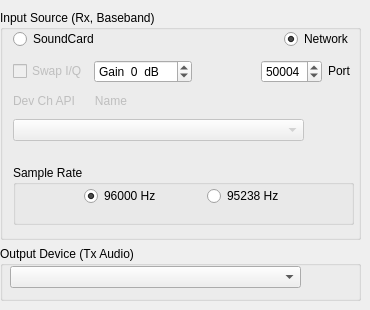
     <widget class="QWidget" name="tab_2">
      <attribute name="title">
       <string>I/O Devices</string>
      </attribute>
      <widget class="QWidget" name="layoutWidget_2">
       <property name="geometry">
        <rect>
         <x>0</x>
         <y>10</y>
         <width>361</width>
         <height>291</height>
        </rect>
       </property>
       <layout class="QVBoxLayout" name="verticalLayout_8">
        <item>
         <widget class="QGroupBox" name="groupBox_2">
          <property name="title">
           <string>Input Source (Rx, Baseband)</string>
          </property>
          <widget class="QWidget" name="layoutWidget_3">
           <property name="geometry">
            <rect>
             <x>13</x>
             <y>14</y>
             <width>341</width>
             <height>211</height>
            </rect>
           </property>
           <layout class="QVBoxLayout" name="verticalLayout_7">
            <item>
             <layout class="QHBoxLayout" name="horizontalLayout">
              <item>
               <widget class="QRadioButton" name="soundCardRadioButton">
                <property name="enabled">
                 <bool>true</bool>
                </property>
                <property name="text">
                 <string>SoundCard</string>
                </property>
                <property name="checked">
                 <bool>false</bool>
                </property>
               </widget>
              </item>
              <item>
               <spacer name="horizontalSpacer">
                <property name="orientation">
                 <enum>Qt::Horizontal</enum>
                </property>
                <property name="sizeHint" stdset="0">
                 <size>
                  <width>40</width>
                  <height>20</height>
                 </size>
                </property>
               </spacer>
              </item>
              <item>
               <widget class="QRadioButton" name="networkRadioButton">
                <property name="text">
                 <string>Network</string>
                </property>
                <property name="checked">
                 <bool>true</bool>
                </property>
               </widget>
              </item>
             </layout>
            </item>
            <item>
             <layout class="QHBoxLayout" name="horizontalLayout_8">
              <item>
               <widget class="QCheckBox" name="cbIQswap">
                <property name="enabled">
                 <bool>false</bool>
                </property>
                <property name="minimumSize">
                 <size>
                  <width>0</width>
                  <height>20</height>
                 </size>
                </property>
                <property name="text">
                 <string>Swap I/Q</string>
                </property>
               </widget>
              </item>
              <item>
               <widget class="QSpinBox" name="sb_dB">
                <property name="toolTip">
                 <string>&lt;html&gt;&lt;head/&gt;&lt;body&gt;&lt;p&gt;Adjust to scale digital I/Q data.&lt;/p&gt;&lt;/body&gt;&lt;/html&gt;</string>
                </property>
                <property name="suffix">
                 <string>  dB</string>
                </property>
                <property name="prefix">
                 <string>Gain  </string>
                </property>
                <property name="minimum">
                 <number>-50</number>
                </property>
                <property name="maximum">
                 <number>10</number>
                </property>
                <property name="singleStep">
                 <number>1</number>
                </property>
               </widget>
              </item>
              <item>
               <spacer name="horizontalSpacer_11">
                <property name="orientation">
                 <enum>Qt::Horizontal</enum>
                </property>
                <property name="sizeHint" stdset="0">
                 <size>
                  <width>40</width>
                  <height>20</height>
                 </size>
                </property>
               </spacer>
              </item>
              <item>
               <widget class="QSpinBox" name="sbPort">
                <property name="minimumSize">
                 <size>
                  <width>57</width>
                  <height>0</height>
                 </size>
                </property>
                <property name="minimum">
                 <number>20000</number>
                </property>
                <property name="maximum">
                 <number>51000</number>
                </property>
                <property name="value">
                 <number>50004</number>
                </property>
               </widget>
              </item>
              <item>
               <widget class="QLabel" name="label_Port">
                <property name="sizePolicy">
                 <sizepolicy hsizetype="Fixed" vsizetype="Fixed">
                  <horstretch>0</horstretch>
                  <verstretch>0</verstretch>
                 </sizepolicy>
                </property>
                <property name="minimumSize">
                 <size>
                  <width>26</width>
                  <height>0</height>
                 </size>
                </property>
                <property name="maximumSize">
                 <size>
                  <width>16777215</width>
                  <height>20</height>
                 </size>
                </property>
                <property name="text">
                 <string>Port</string>
                </property>
               </widget>
              </item>
             </layout>
            </item>
            <item>
             <widget class="QLabel" name="label_InputDev">
              <property name="enabled">
               <bool>false</bool>
              </property>
              <property name="sizePolicy">
               <sizepolicy hsizetype="Preferred" vsizetype="Fixed">
                <horstretch>0</horstretch>
                <verstretch>0</verstretch>
               </sizepolicy>
              </property>
              <property name="text">
               <string>Dev Ch API      Name</string>
              </property>
             </widget>
            </item>
            <item>
             <layout class="QHBoxLayout" name="horizontalLayout_7">
              <item>
               <widget class="QComboBox" name="comboBoxSndIn">
                <property name="enabled">
                 <bool>false</bool>
                </property>
               </widget>
              </item>
              <item>
               <spacer name="horizontalSpacer_8">
                <property name="orientation">
                 <enum>Qt::Horizontal</enum>
                </property>
                <property name="sizeType">
                 <enum>QSizePolicy::Fixed</enum>
                </property>
                <property name="sizeHint" stdset="0">
                 <size>
                  <width>50</width>
                  <height>13</height>
                 </size>
                </property>
               </spacer>
              </item>
             </layout>
            </item>
            <item>
             <spacer name="verticalSpacer_2">
              <property name="orientation">
               <enum>Qt::Vertical</enum>
              </property>
              <property name="sizeType">
               <enum>QSizePolicy::Fixed</enum>
              </property>
              <property name="sizeHint" stdset="0">
               <size>
                <width>20</width>
                <height>13</height>
               </size>
              </property>
             </spacer>
            </item>
            <item>
             <widget class="QGroupBox" name="groupBox_3">
              <property name="sizePolicy">
               <sizepolicy hsizetype="Preferred" vsizetype="Maximum">
                <horstretch>0</horstretch>
                <verstretch>0</verstretch>
               </sizepolicy>
              </property>
              <property name="maximumSize">
               <size>
                <width>16777215</width>
                <height>60</height>
               </size>
              </property>
              <property name="title">
               <string>Sample Rate</string>
              </property>
              <widget class="QWidget" name="layoutWidget_4">
               <property name="geometry">
                <rect>
                 <x>30</x>
                 <y>20</y>
                 <width>282</width>
                 <height>22</height>
                </rect>
               </property>
               <layout class="QHBoxLayout" name="horizontalLayout_6">
                <item>
                 <spacer name="horizontalSpacer_5">
                  <property name="orientation">
                   <enum>Qt::Horizontal</enum>
                  </property>
                  <property name="sizeHint" stdset="0">
                   <size>
                    <width>40</width>
                    <height>20</height>
                   </size>
                  </property>
                 </spacer>
                </item>
                <item>
                 <widget class="QRadioButton" name="rb96000">
                  <property name="text">
                   <string>96000 Hz</string>
                  </property>
                  <property name="checked">
                   <bool>true</bool>
                  </property>
                 </widget>
                </item>
                <item>
                 <spacer name="horizontalSpacer_6">
                  <property name="orientation">
                   <enum>Qt::Horizontal</enum>
                  </property>
                  <property name="sizeHint" stdset="0">
                   <size>
                    <width>40</width>
                    <height>20</height>
                   </size>
                  </property>
                 </spacer>
                </item>
                <item>
                 <widget class="QRadioButton" name="rb95238">
                  <property name="text">
                   <string>95238 Hz</string>
                  </property>
                 </widget>
                </item>
                <item>
                 <spacer name="horizontalSpacer_7">
                  <property name="orientation">
                   <enum>Qt::Horizontal</enum>
                  </property>
                  <property name="sizeHint" stdset="0">
                   <size>
                    <width>40</width>
                    <height>20</height>
                   </size>
                  </property>
                 </spacer>
                </item>
               </layout>
              </widget>
             </widget>
            </item>
           </layout>
          </widget>
         </widget>
        </item>
        <item>
         <widget class="QGroupBox" name="groupBox">
          <property name="sizePolicy">
           <sizepolicy hsizetype="Preferred" vsizetype="Preferred">
            <horstretch>0</horstretch>
            <verstretch>0</verstretch>
           </sizepolicy>
          </property>
          <property name="maximumSize">
           <size>
            <width>16777215</width>
            <height>55</height>
           </size>
          </property>
          <property name="title">
           <string>Output Device (Tx Audio)</string>
          </property>
          <widget class="QComboBox" name="comboBoxSndOut">
           <property name="geometry">
            <rect>
             <x>10</x>
             <y>20</y>
             <width>291</width>
             <height>22</height>
            </rect>
           </property>
          </widget>
         </widget>
        </item>
       </layout>
      </widget>
     </widget>
